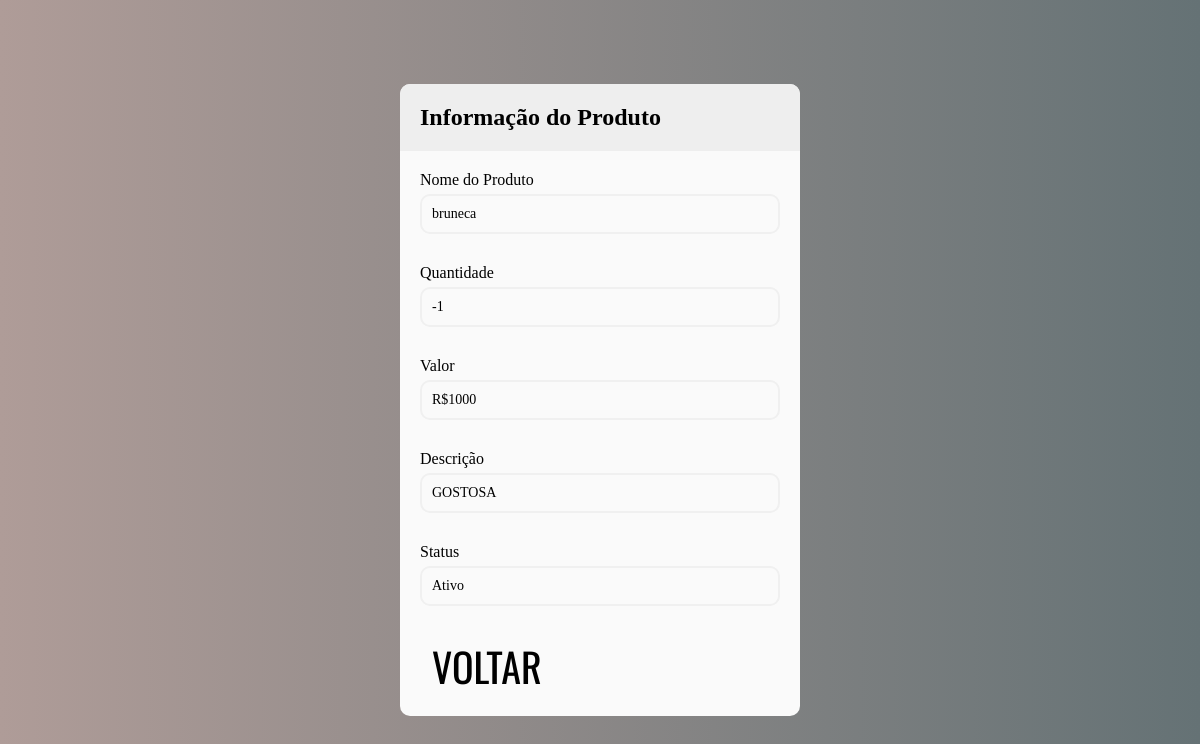
/Info/1, run on the app's committed database.
### algus/models.py (models this page shows, shortened)
class Produtos(models.Model):
    user = models.ForeignKey(User, on_delete=models.CASCADE)
    nome = models.CharField(max_length=255)
    quantidade = models.IntegerField()
    valor = models.IntegerField()
    descricao = models.TextField(blank=True)
    status = models.BooleanField(default=True)
    class Meta:
        verbose_name_plural = ('Produtos')

### algus/views.py (the view)
# urls.py: path('Info/<int:id>', views.info, name='info')
def info(request, id):
    produtos = get_object_or_404(Produtos, id=id)
    return render(request, 'paginas/info.html', {'produtos':produtos})

### algus/templates/paginas/info.html (shortened to what this page needs)
{%load static%}
<!DOCTYPE html>
<html lang="pt-br">
<head>
    <link rel="stylesheet" href="style.css">
    <link rel="stylesheet" href="{% static 'css/style.css' %}">
</head>
<body>
    <div class="principal">
        <div class="cadastro">
            <div class="header">
                <h2>Informação do Produto</h2>
            </div>
            <form id="form" class="form" method="POST">
                <div class="form-control ">
                    <label>Nome do Produto</label>
                    <p>{{produtos.nome}}</p>
                </div>
                <div class="form-control" >
                    <label>Quantidade</label>
                    <p>{{produtos.quantidade}}</p>
                </div>
                <div class="form-control">
                    <label>Valor</label>
                    <p>R${{produtos.valor}}</p>
                </div>
                <div class="form-control">
                    <label>Descrição</label>
                    <p>{{produtos.descricao}}</p>
                </div>
                <div class="form-control">
                    <label>Status</label>
                    {% if produtos.status == True%}
                    <p>Ativo</p>
                    {%else%}
                    <p>Inativo</p>
                    {%endif%}
                </div>
                <a href="{%url 'produto'%}">VOLTAR</a>
            </form>
        </div>
    </div>
</body>
</html>

### templates/static/css/style.css (style rules this page uses)
* { padding: 0px; margin: 0px; outline: none; box-sizing: border-box; }
body { height: 100vh; background-color: #c2c2c2; background: linear-gradient(20deg, #c2c2c2 10%, #444b4d 90%); overflow-x: hidden; }
a { text-decoration: none; color: black; font-size: 2.5em; margin: 12px; font-family: 'Oswald', sans-serif; }
p { color: white; }
.principal { width: 100%; min-height: 100vh; background: linear-gradient(90deg, #AF9C98 0%, #657275 100%); display: flex; justify-content: center; align-items: center; }
.cadastro { background-color: #fafafa; border-radius: 10px; box-sizing: 0 2px 5px rgba(0,0,0,0.3); width: 400px; max-width: 100%; overflow: hidden; }
.header { background-color: #eee; padding: 20px; }
.form { padding: 20px; }
.form-control { margin-bottom: 10px; padding-bottom: 20px; position: relative; }
.form-control label { display: inline-block; margin-bottom: 5px; }
.form-control > p { border: 2px solid #f0f0f0; display: block; border-radius: 10px; font-size: 14px; width: 100%; padding: 10px; }
.form-control p { color: black; }

### data on the page
Produtos: nome "bruneca", quantidade "-1", valor "1000", descricao "GOSTOSA"
